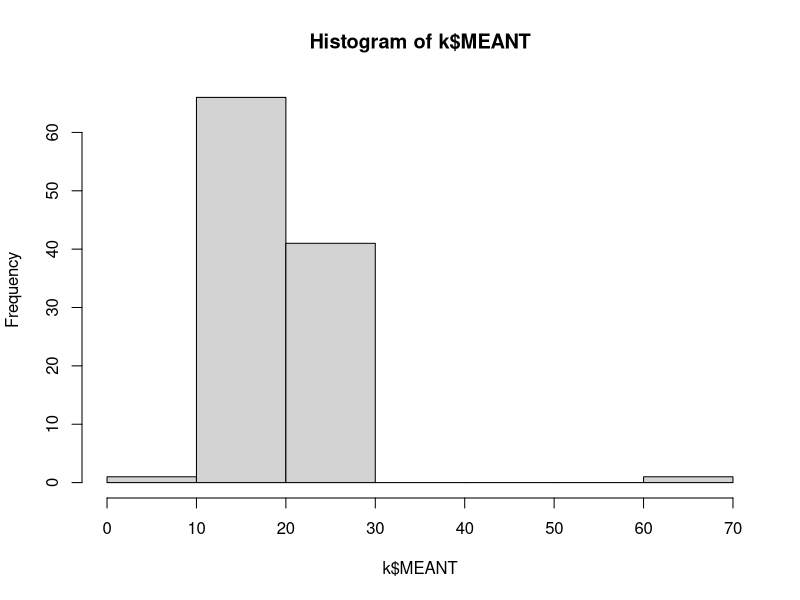
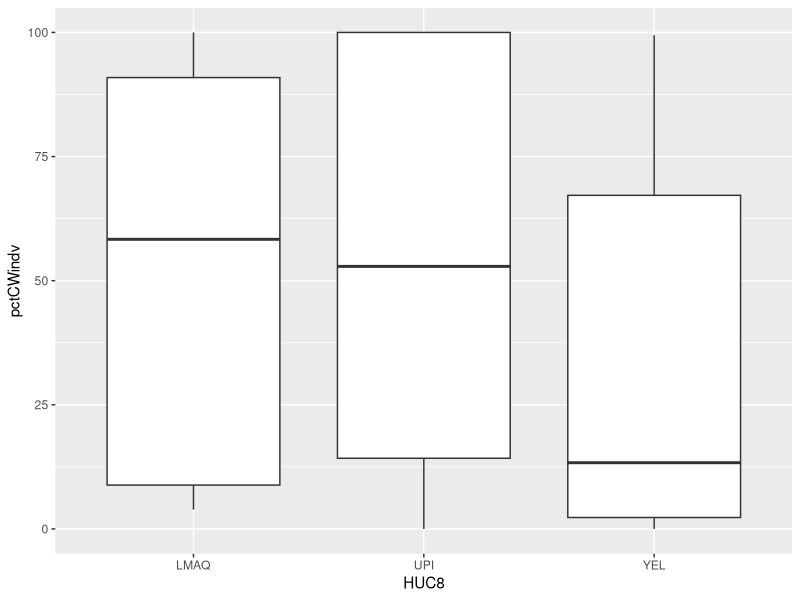
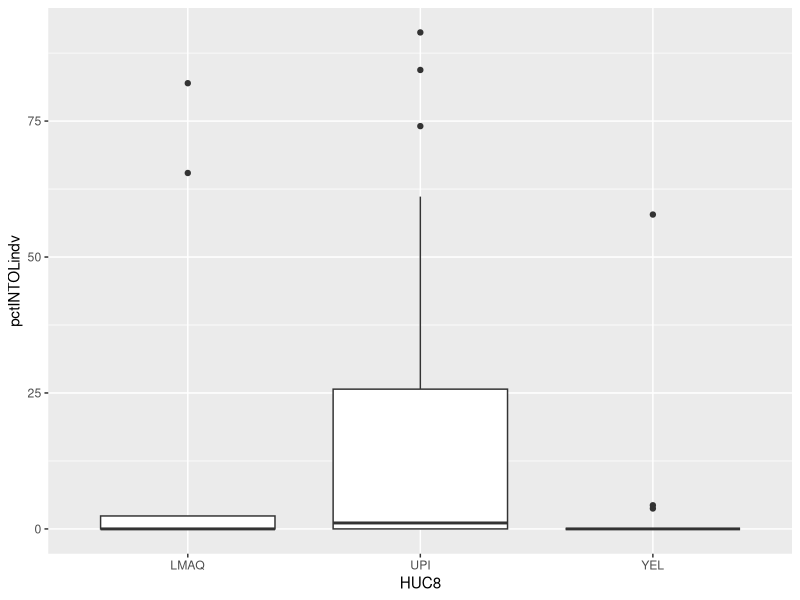
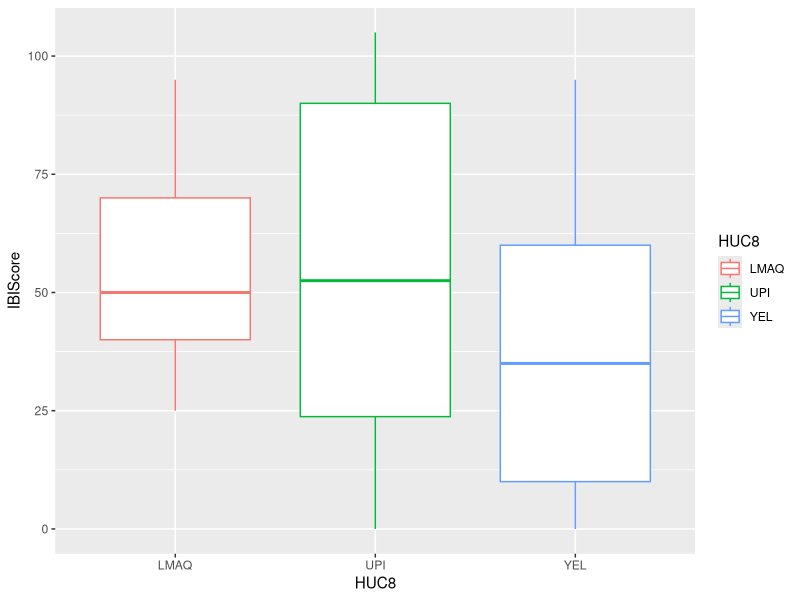
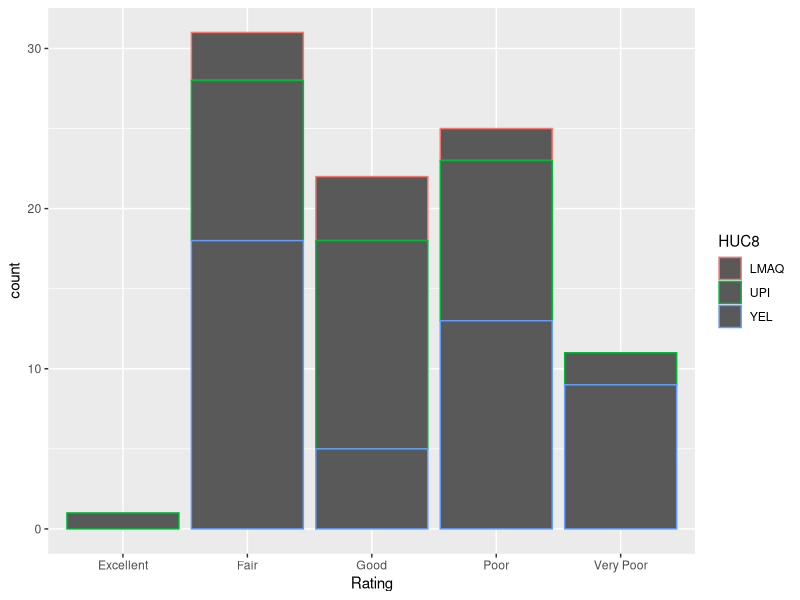

R code for these plots, in order:
#################################################
# We have data from 138 GRTS selected streams in
# NE Iowa from 3 HUC8 watersheds (Uppper Iowa, 
# Yellow, and Graint-Little Maquoketa). 

# We will use Mundahl's coldwater FIBI
# to score these streams and then regress
# them against environmental variables. 

# First we need to bring in all the data, 
# remove sites with <25 individuals and 
# that have >22 degrees C during summer

################################################

library(tidyverse)
library(skimr)
library(forcats)
library(readxl)

#-----
# load fish data
#-----
#working with tidyfish1.xlsx data
metrics <- read_excel("Data/Thesis/Tidy/tidyfish1.xlsx") 
names(metrics)

#-----
# load temperature data
#-----
temps <- read_csv("Data/Thesis/Tidy/TmpVars_all.csv")


#remove MTS and SLS columns - use select function
metrics <- metrics %>%
  select(-"SLS", -"SLS_ab", -"MTS", -"MTS_ab")
names(metrics)

#filter data by sites where total_ab >= 25 individuals (the minimum # of fish needed to score a site)
metrics <- metrics %>%
  filter(total_ab >= 25)
dim(metrics)

#filter data by sites where maximum daily mean <22 degrees Celsius
names(metrics)
names(temps)

#make common column in order to join data 
metrics <- metrics %>%
  unite(newID, c(HUC8, site), sep = "_", remove = F)

temps <- temps %>%
  unite(newID, c(HUC8, Site), sep = "_", remove = T)

k <- left_join(metrics, temps, by="newID")
hist(k$MEANT)

metrics2 <- k %>%
  select(-avgT,-sdT,-MAXT,-RNGT,-pctex21)%>%
  filter(MEANT<22)

##############################################################################################################
#Metric 1: rename "richness" to "numspecies" to match the metrics names using rename function
#new column name on left, old on right
metrics <- metrics2 %>%
  rename(numspecies = "richness")
summary(metrics$numspecies)

#Metric 2: create column with number of coldwater species
#CW species = trout + Cottus + BSB + ABL
cold <- metrics %>%
  select(BKT, BRT, RBT, TGT, Cottus, BSB, ABL)
#Add column with rowSums()
metrics <- metrics %>%
  mutate(numCWspp = rowSums(cold))
summary(metrics$numCWspp)

#Metric 3: number of tolerant species
#tolerant species: CMM, BNM, FHM, WBD, CRC, WSU, GSF
#in order of select: CMM, WSU, CRC, WBD, FHM, BNM, GSF
tolerant <- metrics %>%
  select(CMM, WSU, CRC, WBD, FHM, BNM, GSF)
summary(tolerant)
#Add column with rowSums()
metrics <- metrics %>%
  mutate(numTOLspp = rowSums(tolerant))
summary(metrics$numTOLspp)

#Metric 4: number of minnow species
#Minnows: LND, SRD, SMM, MSM, CRC, WBD, CSR, FHM, BNM, CSH, SPS, HHC, SSH, BMS - RERUN with BMS
minnow <- metrics %>%
  select(LND, SRD, SMM, MSM, CRC, WBD, CSR, FHM, BNM, CSH, SPS, HHC, SSH, BMS)
summary(minnow)
#Add column with rowSums()
metrics <- metrics %>%
  mutate(numMINspp = rowSums(minnow))
summary(metrics$numMINspp)

#Metric 5: number of benthic species
#benthic: LND, Cottus, WSU, JOD, FTD, GRH, SHR, BLB, STC  
benthic <- metrics %>%
  select(LND, Cottus, WSU, JOD, FTD, GRH, SHR, BLB, STC)
summary(benthic)
#Add column with rowSums()
metrics <- metrics %>%
  mutate(numBENspp = rowSums(benthic))
summary(metrics$numBENspp)

#Metric 6: Percent coldwater individuals
#CW species = trout + Cottus + ABL +BSB
cold_abundance <- metrics %>%
  select(BKT_ab, BRT_ab, RBT_ab, TGT_ab, Cottus_ab, BSB_ab, ABL_ab)
summary(cold_abundance)
#Add column with rowSums()
metrics <- metrics %>%
  mutate(CW_ab = rowSums(cold_abundance))
summary(metrics$CW_ab)
#add column for %CW individuals
metrics <- metrics %>%
  mutate(pctCWindv = (CW_ab)/(total_ab)*100)
summary(metrics$pctCWindv)

ggplot(metrics, aes(HUC8, pctCWindv))+
  geom_boxplot()

#Metric 7: Percent Intolerant Indv
#Intolerant species numbers needed: ABL, BKT, SPS, Cottus

Intol <- metrics %>%
  select(BKT_ab, Cottus_ab, ABL_ab, SPS_ab)
head(Intol)
#Add column with rowSums()
metrics <- metrics %>%
  mutate(Intol_ab = rowSums(Intol))
summary(metrics$Intol_ab)
#add column for %Intolerant individuals
metrics <- metrics %>%
  mutate(pctINTOLindv = (Intol_ab)/(total_ab)*100)
summary(metrics$pctINTOLindv)

ggplot(metrics, aes(HUC8, pctINTOLindv))+
  geom_boxplot()

#Metric 8: Percent Salmondis as BKT

#add trout_ab column
salmonids <- metrics %>%
  select(BKT_ab, BRT_ab, RBT_ab, TGT_ab)

metrics <- metrics %>%
  mutate(trout_ab = rowSums(salmonids))
summary(metrics$trout_ab)

#pctBKT column
metrics <- metrics %>%
  mutate(pctBKTsalmon = (BKT_ab)/(trout_ab)*100)
summary(metrics$pctBKTsalmon)
#produces NA's for columns without trout, this should be okay? If problems arise remember this. 

#Metric 9 - Percent White Sucker
metrics <- metrics %>%
  mutate(pctWSUindv = (WSU_ab)/(total_ab)*100)
summary(metrics$pctWSUindv)

#Metric 10 - Percent Top Carn
names(metrics)
metrics <- metrics %>%
  mutate(pctTOPCARNindv = (TopCarn_ab)/(total_ab)*100)
summary(metrics$pctTOPCARNindv)

#Metric 11 - Number CW individuals per 150m
#need reach length for each site
#add column with total shocked length
#going to need to need to divide (cw_ab)/(length of effort)*(150)

#join df "reach" to "metrics" 
getwd()
reach <- read_csv("Data/Thesis/Raw/All Years/reachlengths.csv", col_names = T)
reach
metrics2 <- metrics %>%
  left_join(reach, by = "uid")
summary(metrics2)

metrics2 <- metrics2 %>%
  mutate(SegLength = (RchLength)*3)
summary(metrics2$SegLength)

metrics2 <- metrics2 %>%
  mutate(CWindv150 = (CW_ab)/(SegLength)*150)
summary(metrics2$CWindv150)

#Metric 12 - Number WW individuals per 150m
#create WW_ab column
#divide (Ww_ab)/(length of effort)*(150)

#WW species: everything except trout, sculpins, BSB and ABL
metrics2 <- metrics2 %>%
  mutate(WW_ab = (total_ab)-(CW_ab))
summary(metrics2$WW_ab)

metrics2 <- metrics2 %>%
  mutate(WWindv150 = (WW_ab)/(SegLength)*150)
summary(metrics2$WWindv150)

names(metrics2)



#creat new df without raw fish data to use for IBI calculation, then write this as a csv as an intermediate step
IBI <- metrics2 %>%
  select(uid, HUC8, site, numspecies, TopCarn_ab, total_ab, numCWspp, numTOLspp, numMINspp, numBENspp, CW_ab, 
         pctCWindv, Intol_ab, pctINTOLindv, trout_ab, pctBKTsalmon, pctWSUindv, pctTOPCARNindv, CWindv150, WW_ab, WWindv150)
head(IBI)

#create new df or columns with the actual scores of each metric using ifelse statements

#M1
IBI <- IBI %>%
  mutate(M1_spp = ifelse(IBI$numspecies<5, 10, ifelse(IBI$numspecies<10, 5, 0)))
summary(IBI$M1_spp)
check_M1 <- IBI %>%
  select(numspecies, M1_spp)
check_M1 #worked

#M2
IBI <- IBI %>%
  mutate(M2_CWspp = ifelse(IBI$numCWspp>3, 10, ifelse(IBI$numCWspp>1, 5, 0)))
summary(IBI$M2_CWspp)
check_M2 <- IBI %>%
  select(numCWspp, M2_CWspp)
check_M2 #worked

#M3
IBI <- IBI %>%
  mutate(M3_MINspp = ifelse(IBI$numMINspp>3, 0, ifelse(IBI$numMINspp>1, 5, 10)))
summary(IBI$M3_MINspp)
check_M3 <- IBI %>%
  select(numMINspp, M3_MINspp)
check_M3 #worked

#M4 
IBI <- IBI %>%
  mutate(M4_BENspp = ifelse(IBI$numBENspp>2, 0, ifelse(IBI$numBENspp<2, 10, 5)))
summary(IBI$M4_BENspp)
check_M4 <- IBI %>%
  select(numBENspp, M4_BENspp)
check_M4 #worked

#M5 
IBI <- IBI %>%
  mutate(M5_TOLspp = ifelse(IBI$numTOLspp>3, 0, ifelse(IBI$numTOLspp<2, 10, 5)))
summary(IBI$M5_TOLspp)
check_M5 <- IBI %>%
  select(numTOLspp, M5_TOLspp)
check_M5 #worked

#M6 
IBI <- IBI %>%
  mutate(M6_BKTsalmonid = ifelse(IBI$pctBKTsalmon<12, 0, ifelse(IBI$pctBKTsalmon>92, 10, 5)))
summary(IBI$M6_BKTsalmonid)
check_M6 <- IBI %>%
  select(pctBKTsalmon, M6_BKTsalmonid)
check_M6 #worked, produced NA's in sites without trout at all

#M7 
IBI <- IBI %>%
  mutate(M7_pctIntol = ifelse(IBI$pctINTOLindv<10, 0, ifelse(IBI$pctINTOLindv>43, 10, 5)))
summary(IBI$M7_pctIntol)
check_M7 <- IBI %>%
  select(pctINTOLindv, M7_pctIntol)
check_M7 #worked

#M8
IBI <- IBI %>%
  mutate(M8_pctCW = ifelse(IBI$pctCWindv<42, 0, ifelse(IBI$pctCWindv>88, 10, 5)))
summary(IBI$M8_pctCW)
check_M8 <- IBI %>%
  select(pctCWindv, M8_pctCW)
check_M8 #worked

#M9
IBI <- IBI %>%
  mutate(M9_pctWSU = ifelse(IBI$pctWSUindv>1.5, 0, ifelse(IBI$pctWSUindv>0, 5, 10)))
summary(IBI$M9_pctWSU)
check_M9 <- IBI %>%
  select(pctWSUindv, M9_pctWSU)
check_M9 #worked

#M10
IBI <- IBI %>%
  mutate(M10_pctTC = ifelse(IBI$pctTOPCARNindv<30, 0, ifelse(IBI$pctTOPCARNindv>72, 10, 5)))
summary(IBI$M10_pctTC)
check_M10 <- IBI %>%
  select(pctTOPCARNindv, M10_pctTC)
check_M10 #worked

#M11
IBI <- IBI %>%
  mutate(M11_CWindv150 = ifelse(IBI$CWindv150<32, 0, ifelse(IBI$CWindv150>75, 10, 5)))
summary(IBI$M11_CWindv150)
check_M11 <- IBI %>%
  select(CWindv150, M11_CWindv150)
check_M11 #worked

#M12
IBI <- IBI %>%
  mutate(M12_WWindv150 = ifelse(IBI$WWindv150>60, 0, ifelse(IBI$WWindv150<16, 10, 5)))
summary(IBI$M12_WWindv150)
check_M12 <- IBI %>%
  select(WWindv150, M12_WWindv150)
check_M12 #worked

#new DF with M1 --> M12
names(IBI)
scores <- IBI %>%
  select(M1_spp, M2_CWspp, M3_MINspp, M4_BENspp, M5_TOLspp, M6_BKTsalmonid, M7_pctIntol, 
         M8_pctCW, M9_pctWSU, M10_pctTC, M11_CWindv150, M12_WWindv150)
head(scores)

IBI <- IBI %>%
  mutate(IBIScore = rowSums(scores, na.rm = T))

ggplot(IBI, aes(HUC8, IBIScore, color=HUC8))+
  geom_boxplot()

#Add column for Rating (Very Poor, Poor, Fair, Good, Excellent)
IBI <- IBI %>%
  mutate(Rating = ifelse(IBIScore>104, "Excellent", ifelse(
    IBIScore>69, "Good", ifelse(IBIScore>34, "Fair", ifelse(
      IBIScore>9, "Poor", ifelse(IBIScore<6, "Very Poor", "No Score")
    ))
  )))
class(IBI$Rating)

IBI$Rating <- as.factor(IBI$Rating)
class(IBI$Rating)
levels(IBI$Rating)

g <- ggplot(IBI, aes(Rating, color = HUC8)) +
  geom_bar()
g

max(IBI$IBIScore)

#write tidy csv of IBI 
getwd()
write.csv(IBI, "Data/Thesis/Tidy/tidy_IBI1.csv", row.names = F)
